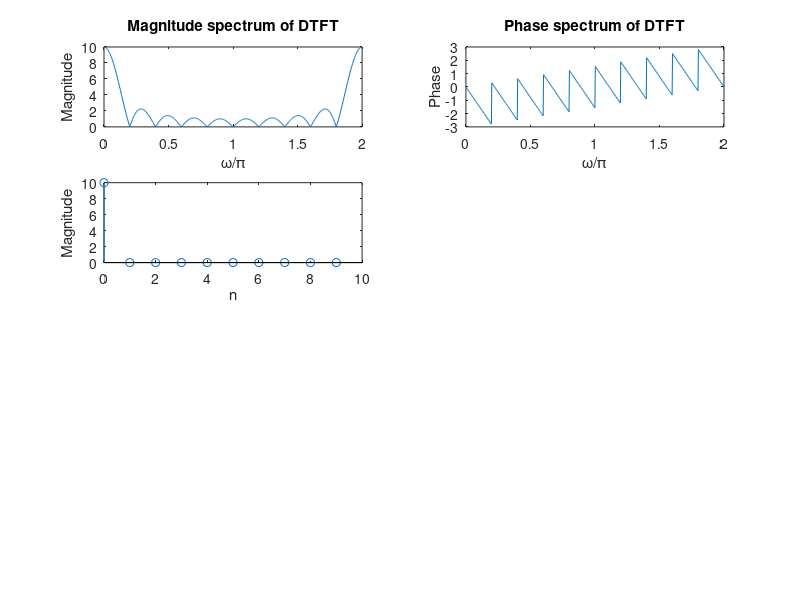

Reproduce this figure in MATLAB. (Note: this script raises an error after producing the figure.)
clc ;
close all;
clear all;
warning off;
w=0:0.01:2*pi;
A=1;
a=A*ones(1,10);
b=ones(1);
h=freqz(a,b,w);
figure;
subplot(4,2,1);
plot(w/pi,abs(h));
ylabel('Magnitude');
xlabel('\omega/\pi');
title('Magnitude spectrum of DTFT');
subplot(4,2,2);
plot(w/pi,angle(h));
ylabel('Phase');
xlabel('\omega/\pi');
title('Phase spectrum of DTFT');
N=[10 100 256];
c=3;
for i=1:length(N)
    k=0:N(i)-1;
    x=fft(a,N(i));
    subplot(4,2,c);
    c=c+1;
    stem(k,abs(x));
    ylabel('Magnitude');
    xlabel('n');
    title(['Magnitude spectrum of DFT for N = ',string(N(i))]);
    subplot(4,2,c);
    c=c+1;
    stem(k,angle(x));
    ylabel('Phase');
    xlabel('n');
    title(['Phase spectrum of DFT for N = ',string(N(i))]);
    clear k x;
end

